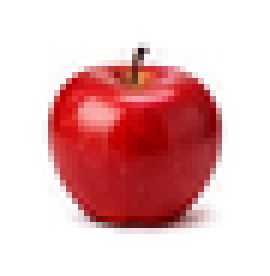
#> input picture src/assets/images/ascending-order/apple_01_smallest.png, 45 x 46 px, shrunk from 69 x 71 before the run (shown 6 times larger); its folder holds 4 pictures in this run
$ python crop_images.py
#> lines starting #> are read from the running program, lines starting #| are printed output that depends on the picture

from PIL import Image, ImageChops, ImageOps
from pathlib import Path

folder = Path(r"C:\Users\shruthi\Desktop\Learning-App\src\assets\images\ascending-order")

for file in folder.glob("*.png"):
    image = Image.open(file).convert("RGB")
#> image is the input picture: PIL image 45x46 RGB; mean R, G, B 230.4, 185.8, 186.8

    # Find the object by detecting pixels that differ from white.
    background = Image.new("RGB", image.size, "white")
#> background: PIL image 45x46 RGB; every value is 255
    difference = ImageChops.difference(image, background)
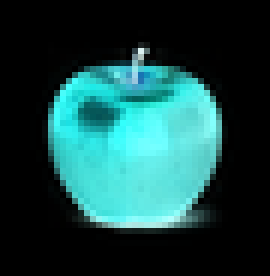
#> difference: PIL image 45x46 RGB (shown 6 times larger); mean R, G, B 24.6, 69.2, 68.2

    # Ignore very faint background variations.
    difference = difference.point(
        lambda pixel: 255 if pixel > 35 else 0
    )
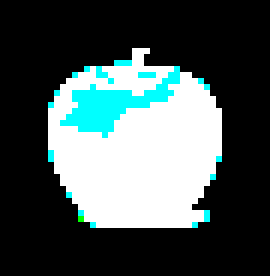
#> difference: PIL image 45x46 RGB (shown 6 times larger); mean R, G, B 71, 84.9, 84.8

    bbox = difference.getbbox()
#> bbox = (8, 8, 37, 38)

    if bbox:
        # Add a little white space around the complete object.
        cropped = image.crop(bbox)
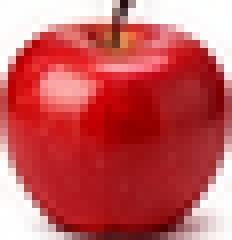
#> cropped: PIL image 29x30 RGB (shown 8 times larger); mean R, G, B 197, 90.9, 93.2
        cropped = ImageOps.expand(cropped, border=12, fill="white")
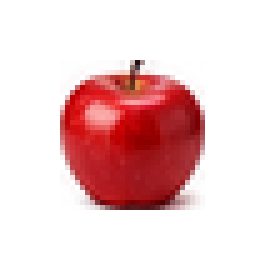
#> cropped: PIL image 53x54 RGB (shown 5 times larger); mean R, G, B 237.4, 205.1, 205.8
        cropped.save(file)

        print("Cropped:", file.name)
    else:
        print("No object detected:", file.name)
#> pass 2 of the loop `for file in folder.glob("*.png"):`:
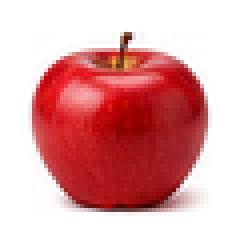
#> input picture src/assets/images/ascending-order/apple_02_small.png, 60 x 61 px, shrunk from 92 x 94 before the run (shown 4 times larger)
#> image is the input picture: PIL image 60x61 RGB; mean R, G, B 224.4, 166.8, 168.1
#> background: PIL image 60x61 RGB; every value is 255
#> `difference = difference.point( lambda pixel: 255 if pixel > 35 else 0 )`:
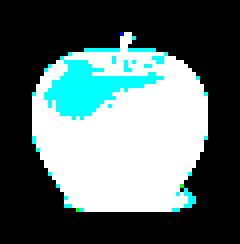
#> difference: PIL image 60x61 RGB (shown 4 times larger); mean R, G, B 89.7, 108.5, 108.4
#> bbox = (8, 8, 52, 53)
#> `cropped = ImageOps.expand(cropped, border=12, fill="white")`:
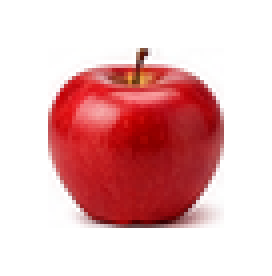
#> cropped: PIL image 68x69 RGB (shown 4 times larger); mean R, G, B 231.2, 186.3, 187.3

print("Image cropping completed!")
